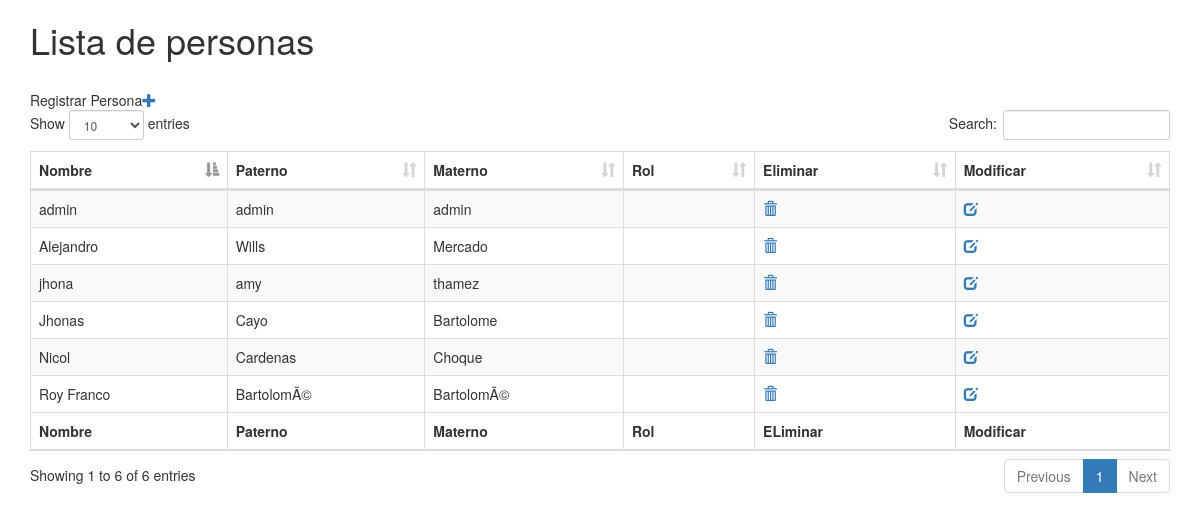
The page /vista/vst_roles_usuarios.php on the database as committed earlier.
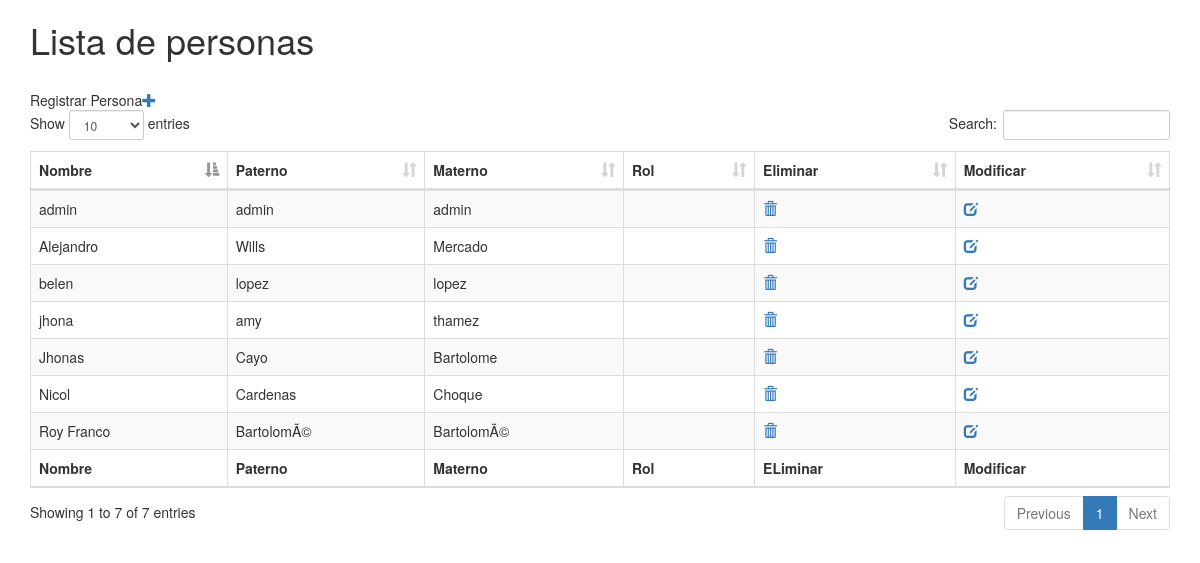
The same page on the database as committed later.
### tables this page shows
CREATE TABLE `persona` (
  `id_persona` int(11) NOT NULL AUTO_INCREMENT,
  `nombre` varchar(45) DEFAULT NULL,
  `papellido` varchar(45) DEFAULT NULL,
  `sapellido` varchar(45) DEFAULT NULL,
  `ci` varchar(45) DEFAULT NULL,
  `telefono` int(11) DEFAULT NULL,
  `direccion` varchar(150) DEFAULT NULL,
  `email` varchar(45) DEFAULT NULL,
  `activo` tinyint(4) DEFAULT NULL,
  `rol_id_rol` int(11) NOT NULL,
  PRIMARY KEY (`id_persona`),
  UNIQUE KEY `ci_UNIQUE` (`ci`),
  UNIQUE KEY `email_UNIQUE` (`email`),
  KEY `fk_persona_rol1_idx` (`rol_id_rol`),
  CONSTRAINT `fk_persona_rol1` FOREIGN KEY (`rol_id_rol`) REFERENCES `rol` (`id_rol`) ON DELETE NO ACTION ON UPDATE NO ACTION
);

### modelo/conexion.php (called while the page is built, shortened)
<?php
class conexion{
	public $con;
	function __construct(){
	$this->host="localhost";
	$this->user="root";
	$this->clave="";
	$this->db="inter";
	$this->con=mysqli_connect($this->host, $this->user,$this->clave);
	mysqli_query($this->con, 'SET NAMES UTF-8');
	if($this->con){
		mysqli_select_db($this->con,$this->db);
	}
	}
public function con_retorno($sql){
$resp=mysqli_query($this->con, $sql);
return $resp;
}
}

### controlador/ctrl_agregarusuario.php (called while the page is built, shortened)
<?php
require("../modelo/mdl_agregarusuario.php");
class ctrlUsuario
{  public $obj_mod;
	function __construct()
	{
		$this->obj_mod=new mdlusuario();
	}
	public function listar()
	{
	return $this->obj_mod->listar();
	}
}

### modelo/mdl_agregarusuario.php (called while the page is built, shortened)
<?php
require("conexion.php");
class mdlusuario
{
	public $obj_con;
	function __construct()
	{
	$this->obj_con=new conexion();
	}
	public function listar()
	{
			$sql="select * from persona;";
	return $this->obj_con->con_retorno($sql);
	}
}
?>

### vista/vst_roles_usuarios.php (the view, shortened to what this page needs)
<!DOCTYPE html>
<html>
<head>
<link rel="stylesheet" href="../bootstrap/css/bootstrap.min.css">
<link rel="stylesheet" href="../bootstrap/datatables/css/bootstrap.min.css">
<link rel="stylesheet" href="../bootstrap/datatables/css/dataTables.bootstrap.min.css">
<link rel="stylesheet" href="../bootstrap/datatables/css/fixedHeader.bootstrap.min.css">
<link rel="stylesheet" href="../bootstrap/datatables/css/responsive.bootstrap.min.css">
</head>
<body>
<?php
    require("../controlador/ctrl_agregarusuario.php");
    $obj=new ctrlUsuario();
    $resp=$obj->listar();
?>
<div class="container">
<h1>Lista de personas</h1>
<br>
<span>Registrar Persona<a href="../admin/docs/vista/vst_agregarusuario.php" target="_blank" class="glyphicon glyphicon-plus"></a>
</span>
<table id="example" class="table table-striped table-bordered nowrap" style="width:100%">
        <thead>
            <tr>
                <th>Nombre</th>
                <th>Paterno</th>
                 <th>Materno</th>
                 <th>Rol</th>
                <th>Eliminar</th>
                <th>Modificar</th>
                </tr>
        </thead>
        <tbody>
<?php
while($row=mysqli_fetch_assoc($resp)){
      $cod=$row['id_persona'];
       $ci=$row['ci'];
        $tel=$row['telefono'];
        $dir=$row['direccion'];
        $nom=$row['nombre'];
        $pat=$row['papellido'];
        $mat=$row['sapellido'];
        echo "<tr>";
        echo "<td>".$row["nombre"]."</td>";
        echo "<td>".$row["papellido"]."</td>";
        echo "<td>".$row["sapellido"]."</td>";
        echo "<td>".$row["rol"]."</td>";
        echo "<td> <a href='../enrutador/enr_agregarusuario.php?codigo=".$cod."' class='glyphicon glyphicon-trash'></a></td>";
        echo "<td><a href='vst_modificarusuario.php?cod=".$cod."-".$nom."-".$pat."-".$mat."-".$ci."-".$tel."-".$dir."' class='glyphicon glyphicon-edit'></a></td>";
        echo "</tr>";
    }
?>
        </tbody>
        <tfoot>
            <tr>
                <th>Nombre</th>
                <th>Paterno</th>
                 <th>Materno</th>
                 <th>Rol</th>
                <th>ELiminar</th>
                <th>Modificar</th>
            </tr>
        </tfoot>
    </table>
</div>
</body>
</html>

Rows that differ between the two databases and show on the page:
added persona: nombre "belen", papellido "lopez", sapellido "lopez"
Other text that changed with them:
text written by a page script: "Show entries Search: Showing 1 to 6 of 6 entries Previous 1 Next" → "Show entries Search: Showing 1 to 7 of 7 entries Previous 1 Next"
